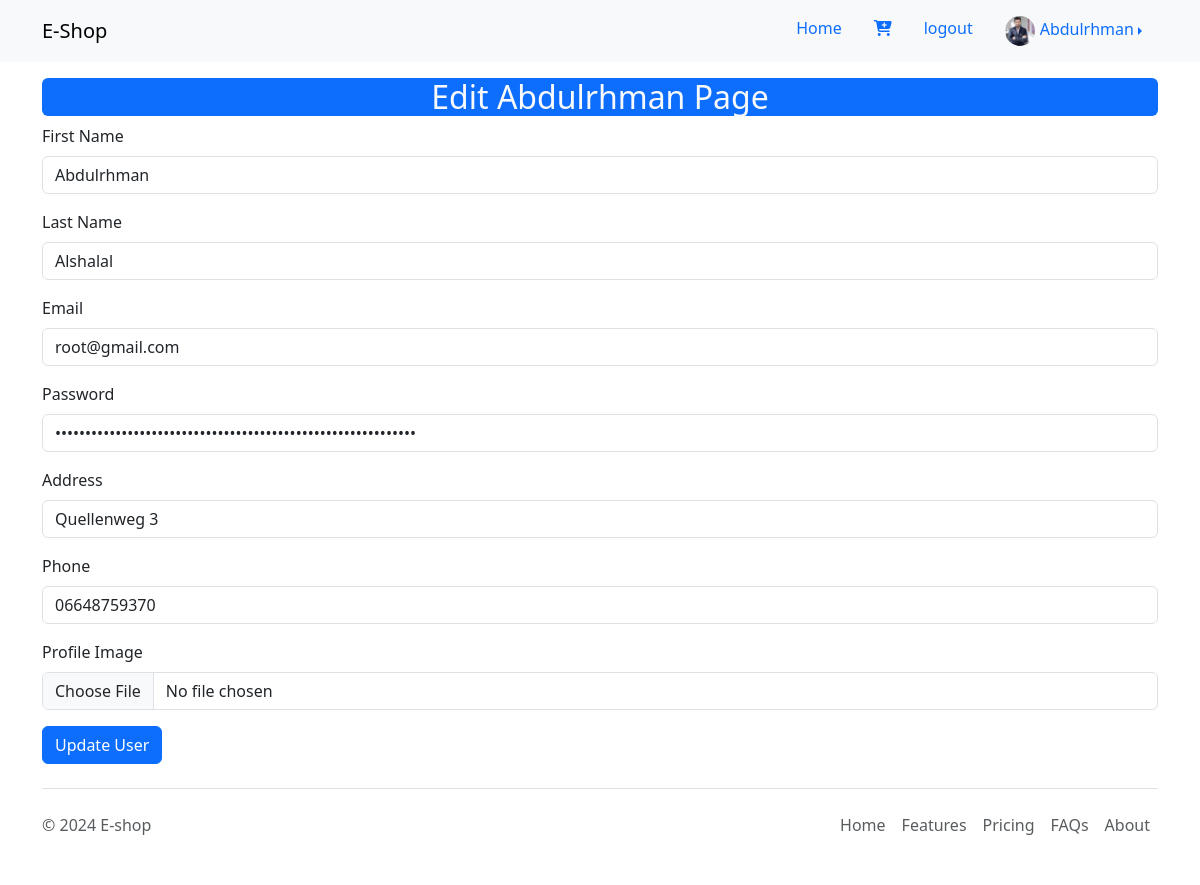
/layout/users/edit.php?id=13 (signed in), run on the app's committed database.
### tables this page shows
CREATE TABLE `users` (
  `id` int(11) NOT NULL,
  `firstname` varchar(255) NOT NULL,
  `lastname` varchar(255) NOT NULL,
  `email` varchar(255) NOT NULL,
  `password` varchar(255) DEFAULT NULL,
  `phone` varchar(255) NOT NULL,
  `address` varchar(400) NOT NULL,
  `img` varchar(500) NOT NULL,
  `role` varchar(255) NOT NULL
);

### layout/users/edit.php (the view, shortened to what this page needs)
<?php
require("../template/header.php");
require('../../config/datasBase.php');
$id = $_REQUEST['id'];
$sql = "SELECT * FROM users WHERE id='".$id."'";
$stmt = $db->prepare($sql);
$stmt->execute();
$user = $stmt->fetch();
?>
<div class="container">
    <h2 class="bg-primary text-light rounded text-center mt-3">Edit <?php echo $_SESSION["firstname"]; ?> Page</h2>
<form  method="post" enctype="multipart/form-data">
  <div class="mb-3">
    <label for="firstname" class="form-label">First Name</label>
    <input type="text" class="form-control" id="firstname" name="firstname" required value="<?= $user['firstname'] ?>">
  </div>
  <div class="mb-3">
    <label for="lastname" class="form-label">Last Name</label>
    <input type="text" class="form-control" id="lastname" name="lastname" required value="<?= $user['lastname'] ?>">
  </div>
  <div class="mb-3">
    <label for="email" class="form-label">Email</label>
    <input type="email" class="form-control" id="email" name="email" required value="<?= $user['email'] ?>">
  </div>
  <div class="mb-3">
    <label for="password" class="form-label">Password</label>
    <input type="password" class="form-control" id="password" name="password" required value="<?= $user['password'] ?>">
  </div>
  <div class="mb-3">
    <label for="address" class="form-label">Address</label>
    <input type="text" class="form-control" id="address" name="address" required value="<?= $user['address'] ?>">
  </div>
  <div class="mb-3">
    <label for="phone" class="form-label">Phone</label>
    <input type="text" class="form-control" id="phone" name="phone" required value="<?= $user['phone'] ?>">
  </div>
  <div class="mb-3">
    <label for="image" class="form-label">Profile Image</label>
    <input type="file" class="form-control" id="image" name="image" accept="image/*">
  </div>
  <button type="submit" class="btn btn-primary">Update User</button>
</form>
</div>
<?php include "../../layout/template/footer.php"; ?>

### data on the page
users: firstname "Abdulrhman", lastname "Alshalal", email "root@gmail.com", address "Quellenweg 3", phone "06648759370"

### other printed values
$_SESSION["firstname"] "Abdulrhman"
